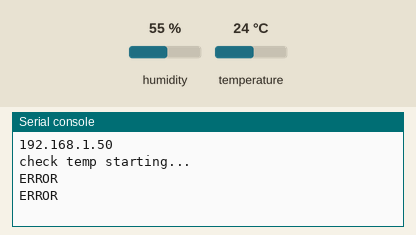
Simulated run of this program. Board: ESP32 board running MicroPython. Parts: the last lines printed to the serial console. Inputs (shaded band) come from the test bench; at power-on: humidity 55 %, temperature 24 °C. WiFi joins after 1.5 s; web requests get an empty 200 reply after 0.4 s; threads take turns every 2 ms.

Above: at 5.2 s.
5.3 s: humidity set to 22 %
At 13.19 s:
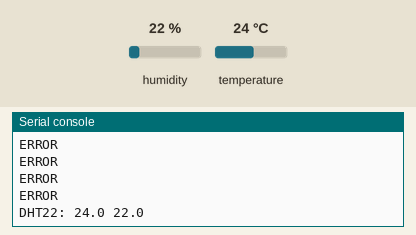
14.5 s: temperature set to 12 °C
At 14.68 s:
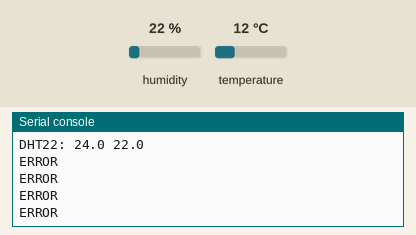
21.5 s: humidity set to 40 %
At 27.49 s:
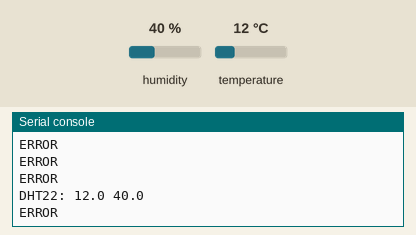
Timing chart, 0 to 29.0 s (numbered marks = the images above; inputs shaded):
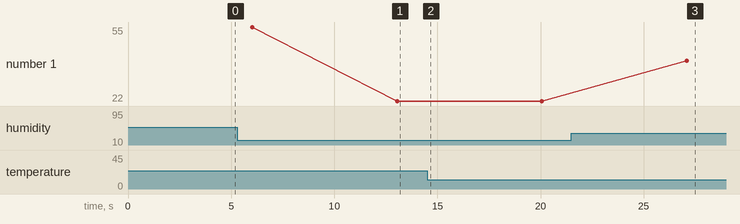

The program:

eps_sendapi.py
```python
from machine import Pin
import network
import time
import socket
import _thread
import dht

import urequests
import json


wifi = 'Uncle Engineer(2.4GHz)'
password = '212224236'
wlan = network.WLAN(network.STA_IF)
wlan.active(True)
time.sleep(2) # delay 2 seconds
wlan.connect(wifi, password)
time.sleep(2)
status = wlan.isconnected() # True/False
ip ,_ ,_ ,_ = wlan.ifconfig()

print(ip)

# DHT22
d = dht.DHT22(Pin(23))
t = 0
h = 0

def check_temp():
    print('check temp starting...')
    global t
    global h
    while True:
        try:
            d.measure()
            time.sleep_ms(2000) #millisec
            t = d.temperature()
            h = d.humidity()
            print('DHT22:', t, h)
            time.sleep_ms(5000)
        except:
            pass

def post_temp():
    while True:
        try:
            url = 'http://192.168.0.100:8000/api'
            data = {'code': 'TM-101','title':'Temp1','temperature':t, 'humidity':h}

            #r = urequests.post(url, data=json.dumps(data))
            r = urequests.post(url, json=data)
            result = json.loads(r.content)
            print(result)
            time.sleep(10)
        except:
            print('ERROR')

_thread.start_new_thread(check_temp,())
_thread.start_new_thread(post_temp,())
```

Measured:
- after the input at 5.3 s, the serial console: prints a new line after 7.7 s (image 1)
- after the input at 21.5 s, the serial console: prints a new line after 5.6 s (image 3)
- plotted number 1: 22 → 40 after the input at 21.5 s
